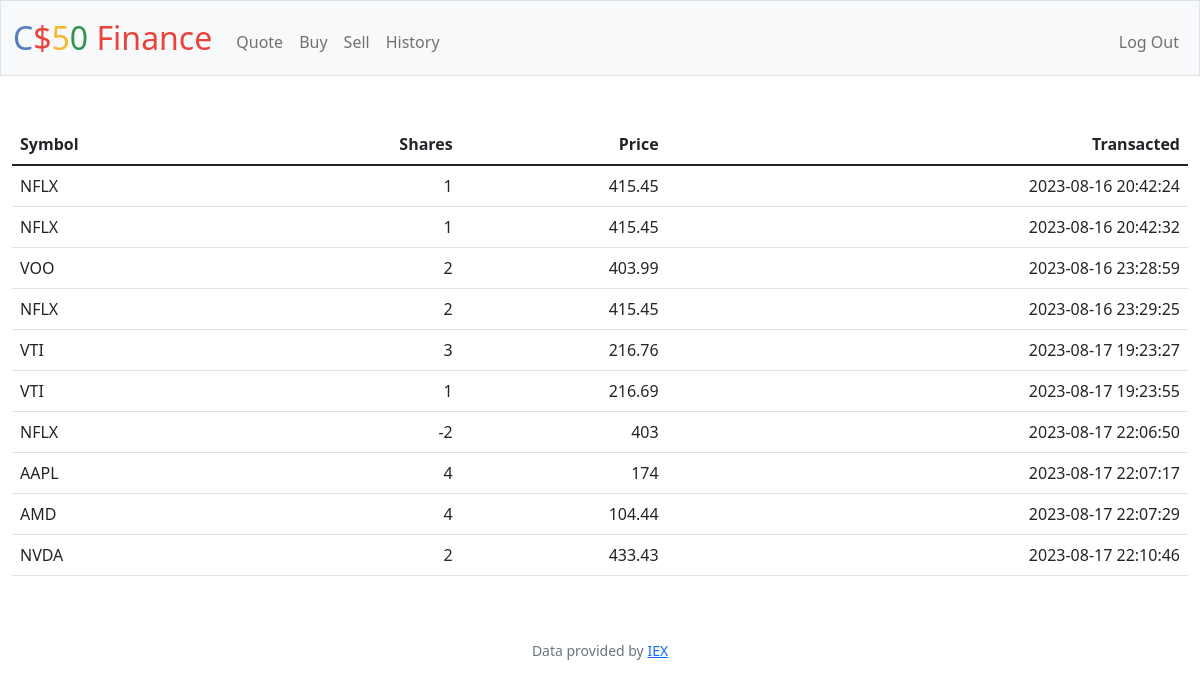
Screenshot of /history (signed in) with the database file from the repository.
### tables this page shows
CREATE TABLE transactions (
    transaction_id INTEGER PRIMARY KEY AUTOINCREMENT NOT NULL,
    user_id INTEGER NOT NULL,
    symbol TEXT NOT NULL,
    shares INTEGER NOT NULL,
    price_per_share NUMERIC NOT NULL,
    transaction_date_time TIMESTAMP DEFAULT CURRENT_TIMESTAMP,
    transaction_type TEXT NOT NULL CHECK (transaction_type IN ('BUY', 'SELL')),
    FOREIGN KEY (user_id) REFERENCES users(id) ON DELETE CASCADE
);

### app.py (the view)
@app.route("/history")
@login_required
def history():
    stocks = db.execute(
        """SELECT symbol, shares, price_per_share, transaction_date_time
                        FROM transactions
                        WHERE user_id = ?""",
        session["user_id"],
    )
    return render_template("/history.html", stocks=stocks)

### app.py (called while the page is built)
@app.after_request
def after_request(response):
    response.headers["Cache-Control"] = "no-cache, no-store, must-revalidate"
    response.headers["Expires"] = 0
    response.headers["Pragma"] = "no-cache"
    return response

### helpers.py (called while the page is built)
def login_required(f):
    @wraps(f)
    def decorated_function(*args, **kwargs):
        if session.get("user_id") is None:
            return redirect("/login")
        return f(*args, **kwargs)
    return decorated_function

### templates/history.html (shortened to what this page needs)
{% extends "layout.html" %}
{% block main %}
    <table class="table">
        <thead>
            <tr>
                <th class="text-start">Symbol</th>
                <th class="text-end">Shares</th>
                <th class="text-end">Price</th>
                <th class="text-end">Transacted</th>
            </tr>
        </thead>
        <tbody>
            {% for stock in stocks %}
            <tr>
                <td class="text-start">{{ stock.symbol }}</td>
                <td class="text-end">{{ stock.shares }}</td>
                <td class="text-end">{{ stock.price_per_share }}</td>
                <td class="text-end">{{ stock.transaction_date_time }}</td>
            </tr>
            {% endfor %}
        </tbody>
    </table>
{% endblock %}

### rows the page displays
transactions: symbol "NFLX", shares "1", price_per_share "415.45", transaction_date_time "2023-08-16 20:42:24"
transactions: symbol "NFLX", shares "1", price_per_share "415.45", transaction_date_time "2023-08-16 20:42:32"
transactions: symbol "VOO", shares "2", price_per_share "403.99", transaction_date_time "2023-08-16 23:28:59"
transactions: symbol "NFLX", shares "2", price_per_share "415.45", transaction_date_time "2023-08-16 23:29:25"
transactions: symbol "VTI", shares "3", price_per_share "216.76", transaction_date_time "2023-08-17 19:23:27"
transactions: symbol "VTI", shares "1", price_per_share "216.69", transaction_date_time "2023-08-17 19:23:55"
transactions: symbol "NFLX", shares "-2", price_per_share "403", transaction_date_time "2023-08-17 22:06:50"
transactions: symbol "AAPL", shares "4", price_per_share "174", transaction_date_time "2023-08-17 22:07:17"
transactions: symbol "AMD", shares "4", price_per_share "104.44", transaction_date_time "2023-08-17 22:07:29"
transactions: symbol "NVDA", shares "2", price_per_share "433.43", transaction_date_time "2023-08-17 22:10:46"
